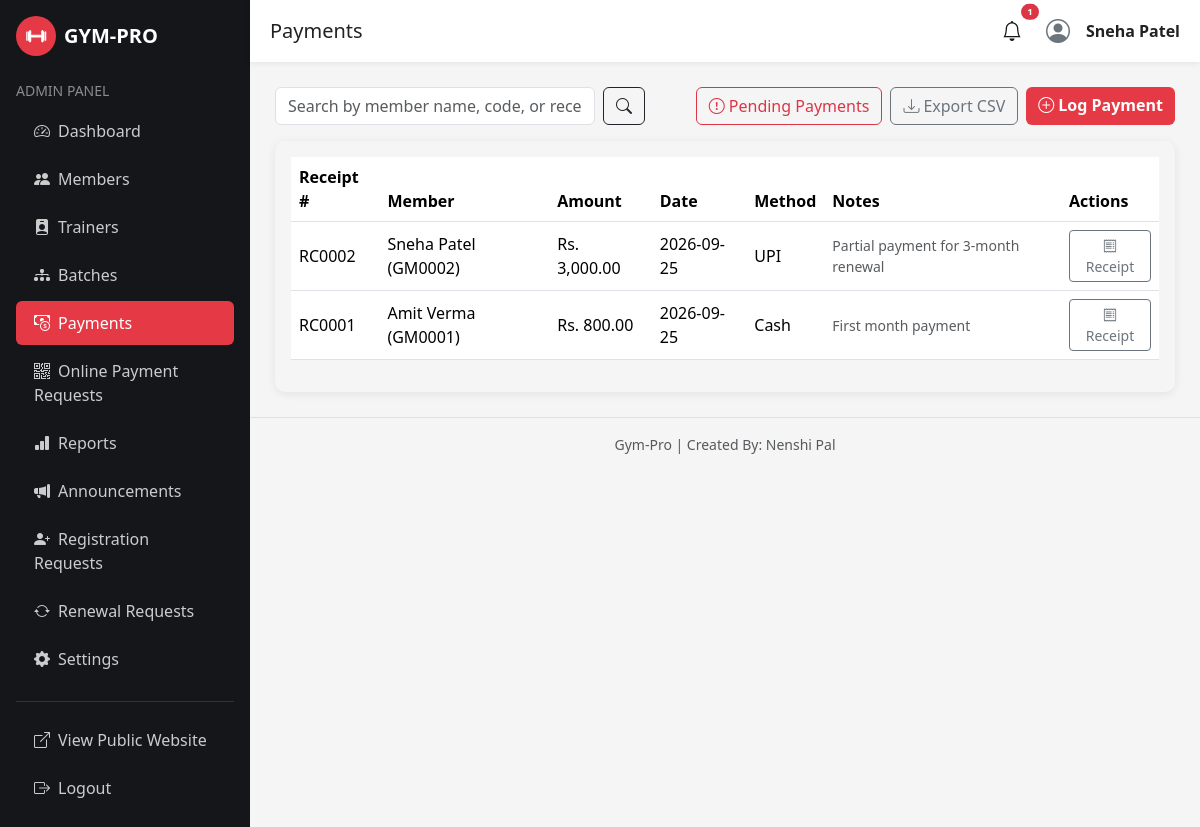
Screenshot of /admin/payment/payments.php (signed in) with the database file from the repository.
### tables this page shows
CREATE TABLE payments (
    payment_id INT AUTO_INCREMENT PRIMARY KEY,
    receipt_number VARCHAR(20) NOT NULL UNIQUE,
    member_id INT NOT NULL,
    amount DECIMAL(10,2) NOT NULL,
    payment_date DATE NOT NULL,
    payment_method ENUM('Cash','UPI','Card','Bank Transfer','Other') DEFAULT 'Cash',
    notes VARCHAR(255),
    recorded_by INT NOT NULL,
    created_at DATETIME DEFAULT CURRENT_TIMESTAMP,
    FOREIGN KEY (member_id) REFERENCES members(member_id) ON DELETE CASCADE,
    FOREIGN KEY (recorded_by) REFERENCES admins(admin_id) ON DELETE CASCADE
);

CREATE TABLE members (
    member_id INT AUTO_INCREMENT PRIMARY KEY,
    member_code VARCHAR(20) NOT NULL UNIQUE,
    photo VARCHAR(255) DEFAULT 'default-member.png',
    full_name VARCHAR(100) NOT NULL,
    gender ENUM('Male','Female','Other') DEFAULT 'Male',
    dob DATE,
    phone VARCHAR(20) NOT NULL UNIQUE,
    email VARCHAR(100) NOT NULL UNIQUE,
    address VARCHAR(255),
    emergency_contact VARCHAR(20),
    duration_months INT NOT NULL DEFAULT 1,
    membership_start_date DATE NOT NULL,
    membership_expiry_date DATE NOT NULL,
    username VARCHAR(50) NOT NULL UNIQUE,
    password VARCHAR(255) NOT NULL,
    status ENUM('Active','Expired','Inactive','Pending Payment') DEFAULT 'Active',
    created_by VARCHAR(50),
    created_method ENUM('Request','Admin') DEFAULT 'Admin',
    created_at DATETIME DEFAULT CURRENT_TIMESTAMP
);

### admin/payment/payments.php (the view, shortened to what this page needs)
<?php
require_once "../../includes/config.php";
$search = trim((isset($_GET['q']) ? $_GET['q'] : ''));
$base_select = "SELECT p.*, m.full_name, m.member_code FROM payments p JOIN members m ON p.member_id = m.member_id";
if ($search !== '') {
    $like = "%$search%";
    $stmt = mysqli_prepare($conn, "$base_select WHERE m.full_name LIKE ? OR m.member_code LIKE ? OR p.receipt_number LIKE ? ORDER BY p.payment_date DESC, p.payment_id DESC");
    mysqli_stmt_bind_param($stmt, "sss", $like, $like, $like);
    mysqli_stmt_execute($stmt);
    $payments = mysqli_stmt_get_result($stmt);
} else {
    $payments = mysqli_query($conn, "$base_select ORDER BY p.payment_date DESC, p.payment_id DESC");
}
include "../includes/header.php";
include "../includes/sidebar.php";
include "../includes/topbar.php";
?>
<div class="d-flex justify-content-between align-items-center mb-3">
    <form method="GET" class="d-flex gap-2">
        <input type="text" name="q" class="form-control" placeholder="Search by member name, code, or receipt #" value="<?php echo htmlspecialchars($search); ?>" style="min-width:320px;">
        <button class="btn btn-outline-dark"><i class="bi bi-search"></i></button>
    </form>
    <div class="d-flex gap-2">
        <a href="pending-payments.php" class="btn btn-outline-danger"><i class="bi bi-exclamation-circle me-1"></i>Pending Payments</a>
        <a href="export-payments.php<?php echo $search !== '' ? '?q=' . urlencode($search) : ''; ?>" class="btn btn-outline-secondary"><i class="bi bi-download me-1"></i>Export CSV</a>
        <a href="add-payment.php" class="btn btn-gym-primary"><i class="bi bi-plus-circle me-1"></i>Log Payment</a>
    </div>
</div>
<div class="gym-card p-3">
    <div class="table-responsive">
        <table class="table table-hover align-middle">
            <thead><tr><th>Receipt #</th><th>Member</th><th>Amount</th><th>Date</th><th>Method</th><th>Notes</th><th>Actions</th></tr></thead>
            <tbody>
                <?php $found=false; while ($p = mysqli_fetch_assoc($payments)): $found=true; ?>
                <tr>
                    <td><?php echo htmlspecialchars($p['receipt_number']); ?></td>
                    <td><?php echo htmlspecialchars($p['full_name']) . " (" . htmlspecialchars($p['member_code']) . ")"; ?></td>
                    <td>Rs. <?php echo number_format($p['amount'], 2); ?></td>
                    <td><?php echo htmlspecialchars($p['payment_date']); ?></td>
                    <td><?php echo htmlspecialchars($p['payment_method']); ?></td>
                    <td class="text-muted small"><?php echo htmlspecialchars($p['notes']); ?></td>
                    <td><a href="receipt.php?id=<?php echo $p['payment_id']; ?>" class="btn btn-sm btn-outline-secondary" target="_blank"><i class="bi bi-receipt"></i> Receipt</a></td>
                </tr>
                <?php endwhile; if (!$found): ?>
                    <tr><td colspan="7" class="text-muted">No payments logged yet.</td></tr>
                <?php endif; ?>
            </tbody>
        </table>
    </div>
</div>
<?php include "../includes/footer.php"; ?>

### css/style.css (style rules this page uses)
:root { --gym-dark: #14161a; --gym-dark-2: #1e2128; --gym-red: #e63946; --gym-red-dark: #c1121f; --gym-light: #f5f5f5; --gym-gray: #6c757d; }
body { font-family: 'Segoe UI', Arial, sans-serif; background-color: var(--gym-light); color: #222; }
.btn-gym-primary { background: var(--gym-red); border: none; color: #fff; font-weight: 600; }
.gym-card { border: none; border-radius: 10px; box-shadow: 0 2px 10px rgba(0,0,0,0.08); transition: transform .2s ease; }

### css/animations.css (style rules this page uses)
body { animation: gp-page-fade 0.5s ease both; }
.gym-card, .stat-card, .auth-card, .batch-check, .gym-hero h1, .gym-hero p, .gym-hero .btn { opacity: 0; transform: translateY(24px); transition: opacity 0.6s ease, transform 0.6s ease; }
.gp-in-view { opacity: 1 !important; transform: translateY(0) !important; }
.gym-card { transition: transform 0.25s ease, box-shadow 0.25s ease, opacity 0.6s ease; }
.btn { transition: transform 0.15s ease, box-shadow 0.15s ease, background-color 0.15s ease; }
.table-hover tbody tr { transition: background-color 0.15s ease, transform 0.15s ease; }
.form-control, .form-select { transition: box-shadow 0.2s ease, border-color 0.2s ease; }

### admin/css/admin.css (style rules this page uses)
.table thead { background: #14161a; color: #fff; }

### rows the page displays
payments: receipt_number "RC0002", member.full_name "Sneha Patel", member.member_code "GM0002", amount "3,000.00", payment_date "2026-09-25", payment_method "UPI", notes "Partial payment for 3-month renewal"
payments: receipt_number "RC0001", member.full_name "Amit Verma", member.member_code "GM0001", amount "800.00", payment_date "2026-09-25", payment_method "Cash", notes "First month payment"

### other values shown
isset($page_title) ? $page_title : 'Admin' "Payments"
$notif_total "1"
isset($_SESSION['admin_name']) ? $_SESSION['admin_name'] : 'Admin' "Sneha Patel"
